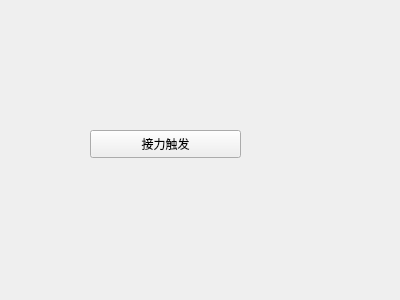
<?xml version="1.0" encoding="UTF-8"?>
<ui version="4.0">
 <class>Widget</class>
 <widget class="QWidget" name="Widget">
  <property name="geometry">
   <rect>
    <x>0</x>
    <y>0</y>
    <width>400</width>
    <height>300</height>
   </rect>
  </property>
  <property name="windowTitle">
   <string>Widget</string>
  </property>
  <widget class="QPushButton" name="pushButton">
   <property name="geometry">
    <rect>
     <x>90</x>
     <y>130</y>
     <width>151</width>
     <height>28</height>
    </rect>
   </property>
   <property name="text">
    <string>接力触发</string>
   </property>
  </widget>
 </widget>
 <layoutdefault spacing="6" margin="11"/>
 <resources/>
 <connections/>
</ui>
